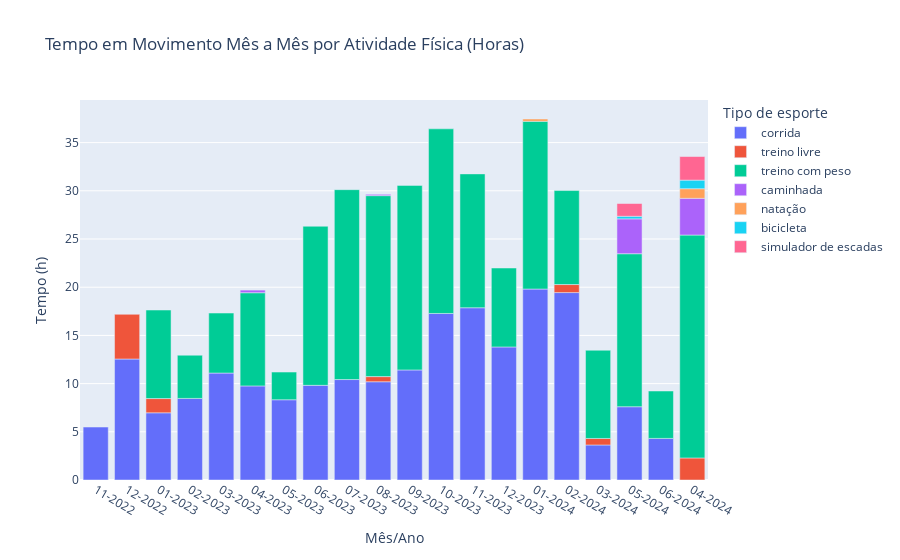

This figure's notebook cell:
### Markdown cell above
O gráfico ‘Tempo em Movimento Mês a Mês’ apresenta as variações no tempo de atividade física ao longo do período analisado:

*   Tempo: Representa os meses e anos, variando de novembro de 2022 a junho de 2024.
*   Horas: A escala vertical mede o tempo em horas dedicado à atividade física.
*   Padrões de Tempo em Movimento:
    *   O gráfico mostra picos e vales, indicando períodos com mais ou menos tempo em movimento.
    *   Não há uma tendência linear clara; o tempo em movimento varia de forma irregular.
*   Observações Específicas:
    *   Maio de 2023: A redução no tempo em movimento pode ser atribuída às férias tiradas pelo indivíduo.
    *   Dezembro de 2023: Durante o fim do ano, o descanso também afetou o tempo em movimento, o que é comum nas festas de fim de ano.
    *   Março de 2024: A lesão provavelmente limitou a atividade física nesse mês, como é esperado durante o processo de recuperação.

### Code cell
# 🔄 Qual é o tempo em movimento mês a mês por atividade física? ✅
# Agrupar os dados por 'ano_mes' e 'sport_type'
tempo_em_movimento_por_atividade = df.groupby(['ano_mes', 'sport_type'])['duracao'].sum().reset_index()

# Ordenar os dados
tempo_em_movimento_por_atividade['ano_mes'] = pd.to_datetime(tempo_em_movimento_por_atividade['ano_mes'], format='%m-%Y')
tempo_em_movimento_por_atividade.sort_values(by='ano_mes', inplace=True)
tempo_em_movimento_por_atividade['ano_mes'] = tempo_em_movimento_por_atividade['ano_mes'].dt.strftime('%m-%Y')

# Converter 'duracao_segundos' de segundos para horas
tempo_em_movimento_por_atividade['duracao_horas'] = tempo_em_movimento_por_atividade['duracao'] / 3600
tempo_em_movimento_por_atividade.columns = ["Mês/Ano", "Tipo de esporte", "Tempo (s)", "Tempo (h)"]

# Plotar o gráfico de barras
fig = px.bar(tempo_em_movimento_por_atividade, x='Mês/Ano', y='Tempo (h)', color='Tipo de esporte',
             title='Tempo em Movimento Mês a Mês por Atividade Física (Horas)')

# Mostrar o gráfico
fig.show()
fig.write_image("meu_grafico06.png")

### Figure 1 — Plotly figure (JSON) as saved in the notebook; plotly's stock layout.template omitted (floating-point values rounded to 4 significant figures)
{"data": [{"alignmentgroup": "True", "hovertemplate": "Tipo de esporte=corrida<br>Mês/Ano=%{x}<br>Tempo (h)=%{y}<extra></extra>", "legendgroup": "corrida", "marker": {"color": "#636efa", "pattern": {"shape": ""}}, "name": "corrida", "offsetgroup": "corrida", "orientation": "v", "showlegend": true, "textposition": "auto", "type": "bar", "x": ["11-2022", "12-2022", "01-2023", "02-2023", "03-2023", "04-2023", "05-2023", "06-2023", "07-2023", "08-2023", "09-2023", "10-2023", "11-2023", "12-2023", "01-2024", "02-2024", "03-2024", "05-2024", "06-2024"], "xaxis": "x", "y": [5.494, 12.55, 6.973, 8.464, 11.1, 9.76, 8.325, 9.82, 10.42, 10.19, 11.42, 17.27, 17.87, 13.8, 19.81, 19.44, 3.633, 7.602, 4.316], "yaxis": "y"}, {"alignmentgroup": "True", "hovertemplate": "Tipo de esporte=treino livre<br>Mês/Ano=%{x}<br>Tempo (h)=%{y}<extra></extra>", "legendgroup": "treino livre", "marker": {"color": "#EF553B", "pattern": {"shape": ""}}, "name": "treino livre", "offsetgroup": "treino livre", "orientation": "v", "showlegend": true, "textposition": "auto", "type": "bar", "x": ["12-2022", "01-2023", "08-2023", "02-2024", "03-2024", "04-2024"], "xaxis": "x", "y": [4.638, 1.474, 0.5342, 0.8336, 0.6758, 2.287], "yaxis": "y"}, {"alignmentgroup": "True", "hovertemplate": "Tipo de esporte=treino com peso<br>Mês/Ano=%{x}<br>Tempo (h)=%{y}<extra></extra>", "legendgroup": "treino com peso", "marker": {"color": "#00cc96", "pattern": {"shape": ""}}, "name": "treino com peso", "offsetgroup": "treino com peso", "orientation": "v", "showlegend": true, "textposition": "auto", "type": "bar", "x": ["01-2023", "02-2023", "03-2023", "04-2023", "05-2023", "06-2023", "07-2023", "08-2023", "09-2023", "10-2023", "11-2023", "12-2023", "01-2024", "02-2024", "03-2024", "04-2024", "05-2024", "06-2024"], "xaxis": "x", "y": [9.186, 4.482, 6.225, 9.667, 2.876, 16.5, 19.7, 18.77, 19.15, 19.16, 13.89, 8.19, 17.4, 9.75, 9.152, 23.12, 15.87, 4.917], "yaxis": "y"}, {"alignmentgroup": "True", "hovertemplate": "Tipo de esporte=caminhada<br>Mês/Ano=%{x}<br>Tempo (h)=%{y}<extra></extra>", "legendgroup": "caminhada", "marker": {"color": "#ab63fa", "pattern": {"shape": ""}}, "name": "caminhada", "offsetgroup": "caminhada", "orientation": "v", "showlegend": true, "textposition": "auto", "type": "bar", "x": ["04-2023", "08-2023", "04-2024", "05-2024"], "xaxis": "x", "y": [0.2731, 0.1339, 3.808, 3.619], "yaxis": "y"}, {"alignmentgroup": "True", "hovertemplate": "Tipo de esporte=natação<br>Mês/Ano=%{x}<br>Tempo (h)=%{y}<extra></extra>", "legendgroup": "natação", "marker": {"color": "#FFA15A", "pattern": {"shape": ""}}, "name": "natação", "offsetgroup": "natação", "orientation": "v", "showlegend": true, "textposition": "auto", "type": "bar", "x": ["01-2024", "04-2024"], "xaxis": "x", "y": [0.2397, 0.9989], "yaxis": "y"}, {"alignmentgroup": "True", "hovertemplate": "Tipo de esporte=bicicleta<br>Mês/Ano=%{x}<br>Tempo (h)=%{y}<extra></extra>", "legendgroup": "bicicleta", "marker": {"color": "#19d3f3", "pattern": {"shape": ""}}, "name": "bicicleta", "offsetgroup": "bicicleta", "orientation": "v", "showlegend": true, "textposition": "auto", "type": "bar", "x": ["04-2024", "05-2024"], "xaxis": "x", "y": [0.8903, 0.2664], "yaxis": "y"}, {"alignmentgroup": "True", "hovertemplate": "Tipo de esporte=simulador de escadas<br>Mês/Ano=%{x}<br>Tempo (h)=%{y}<extra></extra>", "legendgroup": "simulador de escadas", "marker": {"color": "#FF6692", "pattern": {"shape": ""}}, "name": "simulador de escadas", "offsetgroup": "simulador de escadas", "orientation": "v", "showlegend": true, "textposition": "auto", "type": "bar", "x": ["04-2024", "05-2024"], "xaxis": "x", "y": [2.448, 1.326], "yaxis": "y"}], "layout": {"barmode": "relative", "legend": {"title": {"text": "Tipo de esporte"}, "tracegroupgap": 0}, "title": {"text": "Tempo em Movimento Mês a Mês por Atividade Física (Horas)"}, "xaxis": {"anchor": "y", "domain": [0, 1], "title": {"text": "Mês/Ano"}}, "yaxis": {"anchor": "x", "domain": [0, 1], "title": {"text": "Tempo (h)"}}}}
